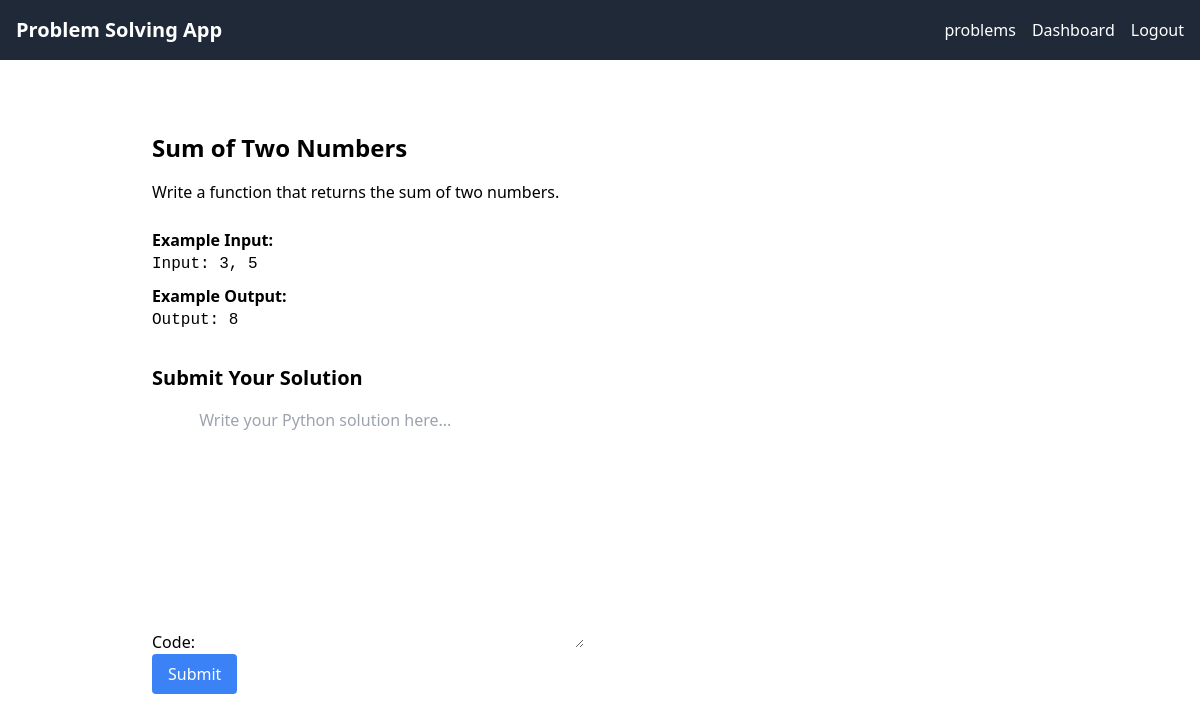
Screenshot of /problems/1/ (signed in) with the database file from the repository.
### problem_solving/models.py (models this page shows, shortened)
class Problem(models.Model):
    title = models.CharField(max_length=200)
    description = models.TextField()
    example_input = models.TextField()
    example_output = models.TextField()
    test_cases = models.JSONField()

### problem_solving/views.py (the view)
# urls.py: path('problems/<int:pk>/', views.problem_detail, name='problem_detail'),
@login_required
def problem_detail(request, pk):
    problem = get_object_or_404(Problem, pk=pk)
    if request.method == 'POST':
        form = SolutionForm(request.POST)
        if form.is_valid():
            solution = form.save(commit=False)
            solution.user = request.user
            solution.problem = problem
            solution.passed = evaluate_solution(problem, solution.code)
            solution.save()
            return redirect('solution_result', pk=solution.pk)
    else:
        form = SolutionForm()
    return render(request, 'problem_solving/problem_details.html', {'problem': problem, 'form': form})

### problem_solving/forms.py
class SolutionForm(forms.ModelForm):
    class Meta:
        model = Solution
        fields = ['code']
        widgets = {
            'code': forms.Textarea(attrs={'placeholder': 'Write your Python solution here...'}),
        }

### problem_solving/templates/problem_solving/problem_details.html (shortened to what this page needs)
{% extends 'problem_solving/base.html' %}
{% block content %}
<div class="max-w-4xl mx-auto mt-10">
    <h1 class="text-2xl font-bold">{{ problem.title }}</h1>
    <p class="mt-4">{{ problem.description }}</p>
    <h3 class="font-semibold mt-6">Example Input:</h3>
    <pre>{{ problem.example_input }}</pre>
    <h3 class="font-semibold mt-2">Example Output:</h3>
    <pre>{{ problem.example_output }}</pre>
    <h2 class="mt-8 font-bold text-xl">Submit Your Solution</h2>
    <form method="POST" class="mt-4">
        {{ form.as_p }}
        <button type="submit" class="bg-blue-500 text-white px-4 py-2 rounded">Submit</button>
    </form>
</div>
{% endblock %}

### rows the page displays
Problem: title "Sum of Two Numbers", description "Write a function that returns the sum of two numbers.", example_input "Input: 3, 5", example_output "Output: 8"
